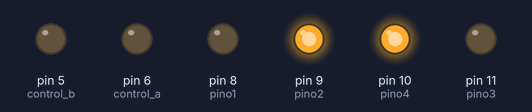
A sketch run on a simulated Arduino Uno, built with avr-gcc and run on an emulated ATmega328P. On the bench: output pins drawn as LEDs (lit = HIGH). What the sketch prints to the serial monitor is not drawn.

Above: at 0.1 s.
Timing chart, 0 to 1.6 s (numbered marks = the images above):
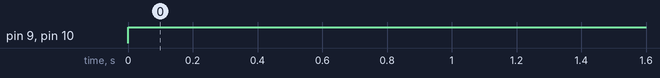

Measured:
- by itself, pin 9 (pino2), pin 10 (pino4): LOW → HIGH at 0.00 s

The sketch:

Controle_Bomba.ino
```cpp
// Funciona no seguintes valores: entre 210 e 255

const int control_a = 6; // Controla entrada a esquerda   USANDO ESSE
const int control_b = 5; // Controla entrada a direita

const int pino1 = 8;   // Entrada a direita
const int pino2 = 9;   // Entrada a direita
const int pino3 = 11;  // Entrada a esquerda  USANDO ESSE
const int pino4 = 10;  // Entrada e esquerda  USANDO ESSE

int velo;
double tempo;

void setup()
{
  Serial.begin(9600);
  pinMode(pino1, OUTPUT);
  pinMode(pino2, OUTPUT);
  pinMode(pino3, OUTPUT);
  pinMode(pino4, OUTPUT);
  pinMode(control_a, OUTPUT);
  pinMode(control_b, OUTPUT);

  digitalWrite(pino1, LOW);
  digitalWrite(pino2, LOW);
  digitalWrite(pino3, LOW);
  digitalWrite(pino4, LOW);
  digitalWrite(control_a, LOW);
  digitalWrite(control_b, LOW);
}

void loop()
{
  tempo = (millis()/1000);
  digitalWrite(pino1, LOW);
  digitalWrite(pino2, HIGH);
  digitalWrite(pino3, LOW);
  digitalWrite(pino4, HIGH);


  while(Serial.available()>0){
  velo = Serial.parseInt();
  delay(2000);}

  analogWrite(control_a, velo);
  analogWrite(control_b, velo);
  Serial.print(tempo);
  Serial.print("\t");
  Serial.print(" Digite a velocidade");
  Serial.print("\t");
  Serial.println(velo);

  delay(1000);
}
```
